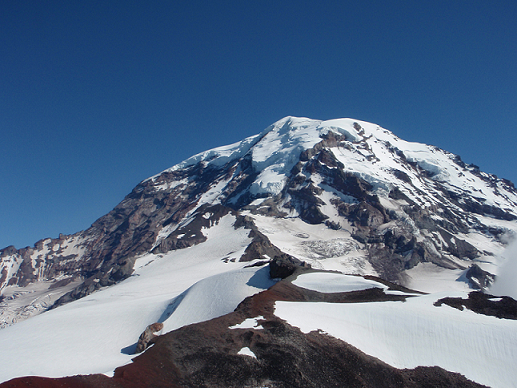
//> input picture assignments/a3/stichImages/project_images/Rainier1.png, 517 x 388 px
$ ./main   (built with g++ and OpenCV 4)
//> lines starting //> are read from the running program, lines starting //| are printed output that depends on the picture
### assignments/a3/stichImages/featureDetection.h
//
// Created by Yishi Wang on 2019-02-07.
//

#ifndef MATCHIMAGES_FEATUREDETECTION_H
#define MATCHIMAGES_FEATUREDETECTION_H

#include <opencv2/opencv.hpp>

bool checkLocalMaximum(cv::Mat &, int, int);

void findKeyPoints(cv::Mat &, std::vector<cv::KeyPoint> &);

#endif //MATCHIMAGES_FEATUREDETECTION_H

### assignments/a3/stichImages/stitch.h
//
// Created by Yishi Wang on 2019-03-24.
//

#ifndef STICHIMAGES_STITCH_H
#define STICHIMAGES_STITCH_H

#include <opencv2/opencv.hpp>

using namespace cv;

void stitch(Mat &, Mat &, Mat &, Mat &, Mat &);

void updateStitchedImageSize(float &xMin, float &xMax, float &yMin, float &yMax, float x, float y);

void copyImageOne(Mat &imageOne, Mat &stitchedImage, int diffX, int diffY);

void copyImageTwo(Mat &imageTwo, Mat &stitchedImage, Mat &homInv, int diffX, int diffY);

#endif //STICHIMAGES_STITCH_H

### assignments/a3/stichImages/ransac.h
//
// Created by Yishi Wang on 2019-03-24.
//

#ifndef STICHIMAGES_RANSAC_H
#define STICHIMAGES_RANSAC_H

#include <iostream>
#include <opencv2/opencv.hpp>

using namespace std;
using namespace cv;

void project(float x1, float y1, Mat &hom, float& x2, float& y2);

int computeInlierCount(Mat &hom, vector<DMatch> dMatches, float inlierThreshold,
                        vector<KeyPoint> &keyPoints_1, vector<KeyPoint> &keyPoints_2,
                        vector<DMatch> &goodDMatches, bool generateDMatches);

void myRANSAC(vector<DMatch> dMatches, int numIterations, vector<KeyPoint> keyPoints_1,
              vector<KeyPoint> keyPoints_2, Mat &hom, Mat &homInv, Mat &image_1, Mat &image_2);

#endif //STICHIMAGES_RANSAC_H

### assignments/a3/stichImages/stitch.cpp
//
// Created by Yishi Wang on 2019-03-24.
//

#include "stitch.h"
#include "ransac.h"
#include <iostream>

using namespace std;

//// Step 4A
void stitch(Mat &image_1, Mat &image_2, Mat &hom, Mat &homInv, Mat &stitchedImage) {
    //// Step 4Aa
    float rows_2 = image_2.rows;
    float cols_2 = image_2.cols;
//    cout << cols_2 << ", " << rows_2 << endl;
    float x, y;
    float xMin = 0;
    float xMax = cols_2;
    float yMin = 0;
    float yMax = rows_2;
    project(0, 0, homInv, x, y);
//    cout << x << " " << y << endl;
    updateStitchedImageSize(xMin, xMax, yMin, yMax, x, y);

    project(0, rows_2, homInv, x, y);
//    cout << x << " " << y << endl;
    updateStitchedImageSize(xMin, xMax, yMin, yMax, x, y);

    project(cols_2, 0, homInv, x, y);
//    cout << x << " " << y << endl;
    updateStitchedImageSize(xMin, xMax, yMin, yMax, x, y);

    project(cols_2, rows_2, homInv, x, y);
//    cout << x << " " << y << endl;
    updateStitchedImageSize(xMin, xMax, yMin, yMax, x, y);
//    cout << xMin << " " << xMax << " " << yMin << " " << yMax << endl;

    updateStitchedImageSize(xMin, xMax, yMin, yMax, image_1.cols, image_1.rows);

    float diffX = 0 - xMin;
    float diffY = 0 - yMin;
//    cout << diffX << " " << diffY << endl;
//    cout << "new size: " << xMax-xMin  << " " << yMax-yMin << endl;

    stitchedImage = Mat::zeros((int)(yMax-yMin), (int)(xMax-xMin), CV_8UC3);
    //// Step 4Ab
    copyImageOne(image_1, stitchedImage, (int)diffX, (int)diffY);
    //// Step 4Ac
    copyImageTwo(image_2, stitchedImage, hom, (int)diffX, (int)diffY);
}

void updateStitchedImageSize(float &xMin, float &xMax, float &yMin, float &yMax, float x, float y) {
    if (x < xMin) {
        xMin = x;
    } else if (x > xMax) {
        xMax = x;
    }
    if (y < yMin) {
        yMin = y;
    } else if (y > yMax) {
        yMax = y;
    }
}


void copyImageOne(Mat &imageOne, Mat &stitchedImage, int diffX, int diffY) {
    for (int row = 0; row < imageOne.rows; ++row) {
        for (int col = 0; col < imageOne.cols; ++col) {
            stitchedImage.at<Vec3b>(row+diffY, col+diffX) = imageOne.at<Vec3b>(row, col);
        }
    }
}

void copyImageTwo(Mat &imageTwo, Mat &stitchedImage, Mat &hom, int diffX, int diffY) {

    vector<Point2f> verticalArtifactLine;
//    Mat originalStitchedImage = stitchedImage.clone();

    int maxCommonX = 0;                     // the max x coordinate value for common area
    int maxCommonY = 0;
    int minCommonX = stitchedImage.cols;
    int minCommonY = stitchedImage.rows;

    // variables to determine which image is left side and which image is right side
    int maxX_1 = 0;        // max x coordinate for image 1
    int minX_1 = 10000;    // min x coordinate for image 1
    int maxX_2 = 0;        // max x coordinate for image 2
    int minX_2 = 10000;    // min x coordinate for image 2

    for (int row_s = 0; row_s < stitchedImage.rows; ++row_s) {
        for (int col_s = 0; col_s < stitchedImage.cols; ++col_s) {
            float col_2, row_2;
            project(col_s - diffX, row_s - diffY, hom, col_2, row_2);
            Vec3b fOriginal = stitchedImage.at<Vec3b>(row_s, col_s);
            if (0 != fOriginal[0] || 0 != fOriginal[1] || 0 != fOriginal[2]) {
                if (col_s < minX_1) {
                    minX_1 = col_s;
                } else if (col_s > maxX_1) {
                    maxX_1 = col_s;
                }
                if (0 <= col_2 && col_2 < imageTwo.cols-1 && 0 <= row_2 && row_2 < imageTwo.rows-1) {
//                    stitchedImage.at<Vec3b>(row_s, col_s) = Vec3b(0,0,255); // set comman area to red
                    if (col_s < minCommonX) {
                        minCommonX = col_s;
                    } else if (col_s > maxCommonX) {
                        maxCommonX = col_s;
                    }
                    if (row_s < minCommonY) {
                        minCommonY = row_s;
                    } else if (row_s > maxCommonY) {
                        maxCommonY = row_s;
                    }
                }
            }
            if (0 <= col_2 && col_2 < imageTwo.cols && 0 <= row_2 && row_2 < imageTwo.rows) {
                if (col_s < minX_2) {
                    minX_2 = col_s;
                } else if (col_s > maxX_2) {
                    maxX_2 = col_s;
                }
            }
        }
    }

//    cout << minCommonX << " " << minCommonY << ", " << maxCommonX << ", " << maxCommonY << endl;
//    cout << minX_1 << ", " << maxX_1 << endl;
//    cout << minX_2 << ", " << maxX_2 << endl;

    int leftX = minCommonX;
    int deltaX = maxCommonX - minCommonX + 2;
    for (int row_s = 0; row_s < stitchedImage.rows; ++row_s) {
        for (int col_s = 0; col_s < stitchedImage.cols; ++col_s) {
            float col_2, row_2;
            project(col_s-diffX, row_s-diffY, hom, col_2, row_2);
            // Bilinear interpolation
            // https://en.wikipedia.org/wiki/Bilinear_interpolation
            // Q12(x1, y2)  Q22(x2, y2)
            //
            //
            // Q11(x1, y1)  Q21(x2, y1)
            float x = col_2;
            float y = row_2;
            int x1 = (int)floor(col_2);
            int x2 = (int)ceil(col_2);
            int y1 = (int)floor(row_2);
            int y2 = (int)ceil(row_2);

            if (0 <= x1 && x1 < imageTwo.cols && 0 <= y1 && y1 < imageTwo.rows &&
                0 <= x2 && x2 < imageTwo.cols && 0 <= y2 && y2 < imageTwo.rows) {
                Vec3b fQ11 = imageTwo.at<Vec3b>(y1, x1);
                Vec3b fQ12 = imageTwo.at<Vec3b>(y1, x2);
                Vec3b fQ21 = imageTwo.at<Vec3b>(y2, x1);
                Vec3b fQ22 = imageTwo.at<Vec3b>(y2, x2);
                Vec3b fxy = (1.0 / ((x2-x1)*(y2-y1))) * (fQ11*(x2-x)*(y2-y) + fQ21*(x-x1)*(y2-y) + fQ12*(x2-x)*(y-y1) + fQ22*(x-x1)*(y-y1));
                Vec3b fOriginal = stitchedImage.at<Vec3b>(row_s, col_s);
// [12 lines of commented-out code are left out]
                if (0 == fOriginal[0] && 0 == fOriginal[1] && 0 == fOriginal[2]) {
                    stitchedImage.at<Vec3b>(row_s, col_s) = fxy;
                } else {
                    float imageRightWeight = (col_s-leftX) * 1.0f / deltaX;
                    float imageLeftWeight = 1 - imageRightWeight;
                    // TODO: deal with ambiguous cases
                    // TODO: determine left or right based on the center point position
                    if (minX_1 - 15 < minX_2) {
                        stitchedImage.at<Vec3b>(row_s, col_s) = fOriginal * imageLeftWeight + fxy * imageRightWeight;
                    } else {
                        stitchedImage.at<Vec3b>(row_s, col_s) = fOriginal * imageRightWeight + fxy * imageLeftWeight;
                    }
                }
            }

        }
    }
}

### assignments/a3/stichImages/ransac.cpp
//
// Created by Yishi Wang on 2019-03-24.
//

#include "ransac.h"
#include <opencv2/opencv.hpp>

//// Step 3A
void project(float x1, float y1, Mat &hom, float& x2, float& y2) {
    double w = hom.at<double>(2, 0) * x1 + hom.at<double>(2, 1) * y1 + hom.at<double>(2, 2);
    x2 = (float)((hom.at<double>(0, 0) * x1 + hom.at<double>(0, 1) * y1 + hom.at<double>(0, 2)) / w);
    y2 = (float)((hom.at<double>(1, 0) * x1 + hom.at<double>(1, 1) * y1 + hom.at<double>(1, 2)) / w);

// [16 lines of commented-out code are left out]

}

//// Step 3B
int computeInlierCount(Mat &hom, vector<DMatch> dMatches, float inlierThreshold,
        vector<KeyPoint> &keyPoints_1, vector<KeyPoint> &keyPoints_2,
        vector<DMatch> &goodDMatches, bool generateDMatches) {

    int numMatches = 0;

    for (DMatch dMatch : dMatches) {
        if (0 == hom.rows || 0 == hom.type()) continue;

        float x, y; // coordinates for image 2, obtains by using project function
        int index_1 = dMatch.queryIdx; // index for image 1
        int index_2 = dMatch.trainIdx; // index for image 2
        project(keyPoints_1[index_1].pt.x, keyPoints_1[index_1].pt.y, hom, x, y);

        // find distance
        float dX = (keyPoints_2[index_2].pt.x - x);
        float dY = (keyPoints_2[index_2].pt.y - y);
        float distance = sqrt(dX*dX + dY*dY);

        // compare with the inlier threshold
        if (distance < inlierThreshold) {
            ++numMatches;
            if (generateDMatches) goodDMatches.push_back(dMatch);
        }
    }

    return numMatches;
}


//// Step 3C
void myRANSAC(vector<DMatch> dMatches, int numIterations, vector<KeyPoint> keyPoints_1,
        vector<KeyPoint> keyPoints_2, Mat &hom, Mat &homInv, Mat &image_1, Mat &image_2) {

    int maxInlierCount = 0;
    vector<DMatch> emptyDMatch;
    RNG rng;

    //// Step 3Ca
    for(int i = 0; i < numIterations; ++i) {
        Mat newHom;
        vector<DMatch> matches2;
        vector<Point2f> fourPoints_1; // used for calculate newHom
        vector<Point2f> fourPoints_2; // used for calculate newHom

        // generate four indices for four random points
        int indices[] = {-1, -1, -1, -1};
        for (int j = 0; j < 4; ++j) {
            int tempIndex = rng.uniform(0, int(dMatches.size()));
            // avoiding duplicate random number
            for (int index : indices) {
                if (tempIndex == index) {
                    j--;
                    break;
                }
            }
            indices[j] = tempIndex;
        }

        // locate four points in image one, and their corresponding points in image two
        for (int j = 0; j < 4; ++j) {
            fourPoints_1.push_back(keyPoints_1[dMatches[indices[j]].queryIdx].pt);
            fourPoints_2.push_back(keyPoints_2[dMatches[indices[j]].trainIdx].pt);
            matches2.emplace_back(DMatch(j , j , 0));
        }

        // find hom and its corresponding inlier count
        newHom = findHomography(fourPoints_1, fourPoints_2, 0); // 0 - a regular method using all the points
        int inlierCount = computeInlierCount(newHom, dMatches, 4, keyPoints_1, keyPoints_2, emptyDMatch, false);

        // store the max inlier count
        if (inlierCount > maxInlierCount) {
            maxInlierCount = inlierCount;
            hom = newHom;
        }
    }

    homInv = hom.inv();

    //// Step 3Cb
    // use best hom, find best matches, draw them out
    Mat goodMatchResult;
    vector<DMatch> goodDMatches;
    computeInlierCount(hom, dMatches, 2, keyPoints_1, keyPoints_2, goodDMatches, true);
    drawMatches(image_1, keyPoints_1, image_2, keyPoints_2, goodDMatches, goodMatchResult);
    //// Step 3Cc
    imshow("3.png", goodMatchResult);
//    imwrite("3.png", goodMatchResult);
    cout << "goodDMatch bhgtes: " << goodDMatches.size() << endl;
//    waitKey(0);
}

### assignments/a3/stichImages/main.cpp
#include <iostream>
#include <iostream>
#include <algorithm>
#include <opencv2/opencv.hpp>
#include "opencv2/xfeatures2d.hpp"

#include "ransac.h"
#include "stitch.h"
#include "featureDetection.h"

using namespace std;
using namespace cv;

int main() {

    //// Step 0: load two images
    String imagePath_1 = "project_images/Rainier1.png";
//    String imagePath_1 = "s54623.png";
    String imagePath_2 = "project_images/Rainier2.png";

// [7 lines of commented-out code are left out]


    Mat image_1, image_2;
    image_1 = imread(imagePath_1, IMREAD_COLOR);
//> image_1 is the input picture: 388 rows x 517 cols, CV_8UC3; mean B, G, R 135.7, 109.3, 88.8
    image_2 = imread(imagePath_2, IMREAD_COLOR);
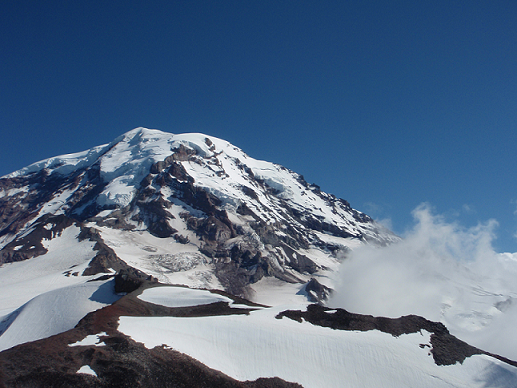
//> input picture assignments/a3/stichImages/project_images/Rainier2.png, 517 x 388 px
//> image_2 is the input picture: 388 rows x 517 cols, CV_8UC3; mean B, G, R 134.4, 107.9, 86
// [19 lines of commented-out code are left out]
    cv::Ptr<Feature2D> f2d = xfeatures2d::SIFT::create();
//    cv::Ptr<Feature2D> f2d = xfeatures2d::SIFT::create(500, 3, 0.15, 10, 1.6);
//    cv::Ptr<Feature2D> f2d = xfeatures2d::SURF::create();
//    cv::Ptr<Feature2D> f2d = ORB::create();

    std::vector<KeyPoint> keyPoints_1, keyPoints_2;
    f2d->detect(image_1, keyPoints_1);
//> keyPoints_1 = 1029 keypoints; strongest (x, y, size): (461, 210, 2.2), (245, 351, 6.9), (260, 327, 2.7), (500, 299, 1.9)
    f2d->detect(image_2, keyPoints_2);
//> keyPoints_2 = 798 keypoints; strongest (x, y, size): (302, 226, 2), (227, 176, 2.1), (16, 248, 2.8), (422, 346, 3.1)
// [5 lines of commented-out code are left out]


    Mat temp_1, temp_2;
    drawKeypoints(image_1, keyPoints_1, temp_1);
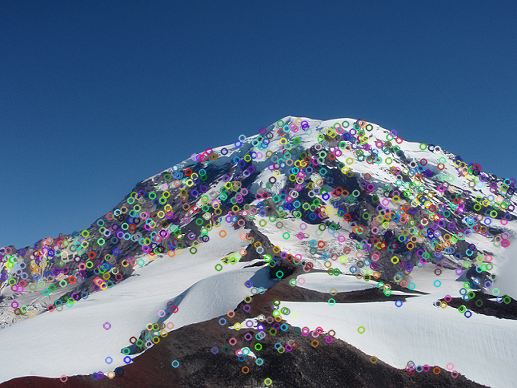
//> temp_1: 388 rows x 517 cols, CV_8UC3; mean B, G, R 135.2, 110.2, 90.2
    drawKeypoints(image_2, keyPoints_2, temp_2);
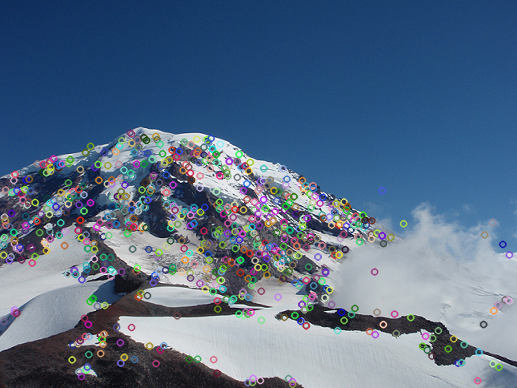
//> temp_2: 388 rows x 517 cols, CV_8UC3; mean B, G, R 134, 108.6, 87.3
    imshow("1b", temp_1);
//    imwrite("1b.png", temp_1);
    imshow("1c", temp_2);
//    imwrite("1c.png", temp_2);
//    waitKey(0);
//    return 0;


    //// Step 2: compute descriptors, match them
    Mat descriptors_1, descriptors_2, matchResult;
    f2d->compute(image_1, keyPoints_1, descriptors_1);
    f2d->compute(image_2, keyPoints_2, descriptors_2);
    cout << "image_1 key points: " << keyPoints_1.size() << endl;
//| image_1 key points: 1029
    cout << "image_2 key points: " << keyPoints_2.size() << endl;
//| image_2 key points: 798
    BFMatcher matcher;
    std::vector<DMatch> matches;
    matcher.match(descriptors_1, descriptors_2, matches);
//> matches = 1029 matches
    drawMatches(image_1, keyPoints_1, image_2, keyPoints_2, matches, matchResult);
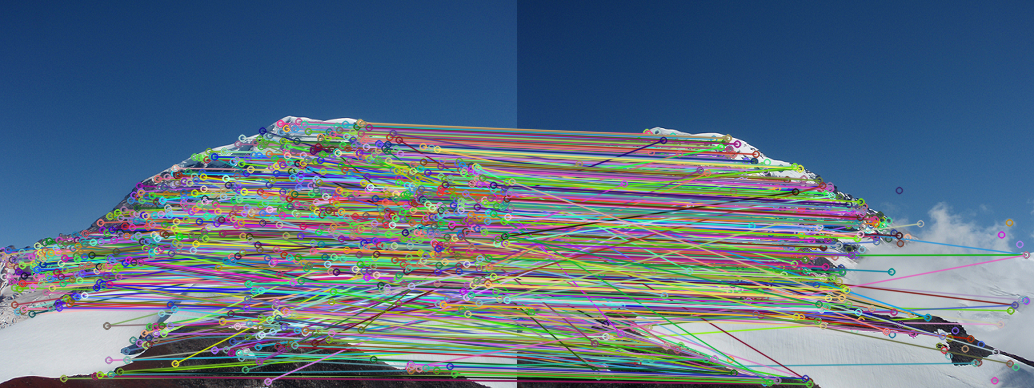
//> matchResult: 388 rows x 1034 cols, CV_8UC3; mean B, G, R 130.8, 111.9, 91.9
    imshow("2.png", matchResult);
//    imwrite("2.png", matchResult);
//    waitKey(0);
//    return 0;


    //// Step 3: compute the homography
    Mat hom;
    Mat homInv;
    myRANSAC(matches, 50000, keyPoints_1, keyPoints_2, hom, homInv, image_1, image_2);
//> the loop in myRANSAC, `for(int i = 0; i < numIterations; ++i)` made 50000 passes
//> (inlierCount, maxInlierCount) on passes 1, 6, 9, 118, 249: (10, 10), (17, 17), (465, 465), (469, 469), (470, 470)
//> inlierCount on passes 2, 3, 4, 5, 7, 8: 5, 5, 9, 4, 5, 7
//> after the loop in myRANSAC, `for(int i = 0; i < numIterations; ++i)`: maxInlierCount = 470; hom = [[1.26, -0.0419, -197.8], [0.145, 1.19, -35.03], [0.000513, 2.06e-05, 1]]
//> in myRANSAC, `homInv = hom.inv();`: homInv = [[0.731, 0.0233, 145.4], [-0.1, 0.837, 9.49], [-0.000373, -2.91e-05, 0.925]]
//> in myRANSAC, `computeInlierCount(hom, dMatches, 2, keyPoints_1, keyPoints_2, goodDMa..`: goodDMatches = 455 matches
//> in myRANSAC, `drawMatches(image_1, keyPoints_1, image_2, keyPoints_2, goodDMatches, ..`:
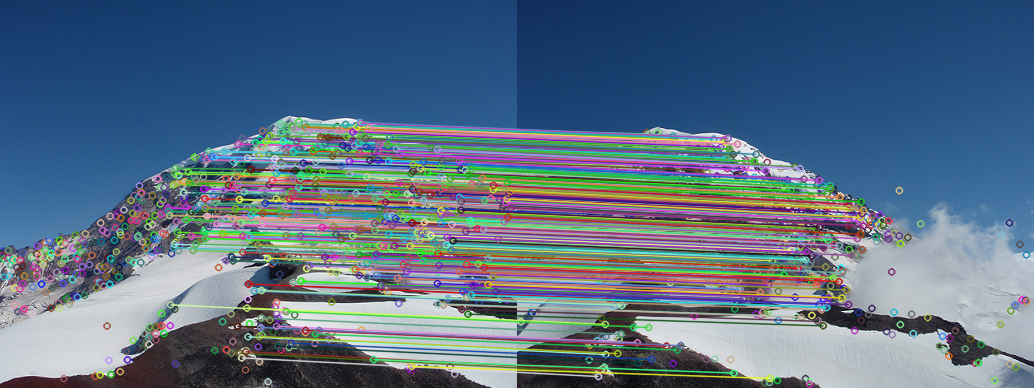
//> goodMatchResult: 388 rows x 1034 cols, CV_8UC3; mean B, G, R 131.4, 111.1, 90.2
//| goodDMatch bhgtes: 455


    //// Step 4: stitch the images together
    Mat stitchedImage;
    stitch(image_1, image_2, hom, homInv, stitchedImage);
//> in project, `double w = hom.at<double>(2, 0) * x1 + hom.at<double>(2, 1) * y1 + hom..`: w = 0.925
//> in project, `x2 = (float)((hom.at<double>(0, 0) * x1 + hom.at<double>(0, 1) * y1 + ..`: x2 = 157.2
//> in project, `y2 = (float)((hom.at<double>(1, 0) * x1 + hom.at<double>(1, 1) * y1 + ..`: y2 = 10.25
//> in stitch, `project(0, 0, homInv, x, y);`: x = 157.2; y = 10.25
//> in stitch, `project(0, rows_2, homInv, x, y);`: x = 169; y = 365.7
//> in stitch, `project(cols_2, 0, homInv, x, y);`: x = 714.6; y = -57.8
//> in stitch, `updateStitchedImageSize(xMin, xMax, yMin, yMax, x, y);`: xMax = 714.6; yMin = -57.8
//> in stitch, `project(cols_2, rows_2, homInv, x, y);`: x = 738.3; y = 391.5
//> in stitch, `updateStitchedImageSize(xMin, xMax, yMin, yMax, x, y);`: xMax = 738.3; yMax = 391.5
//> in stitch, `float diffY = 0 - yMin;`: diffY = 57.8
//> in stitch, `stitchedImage = Mat::zeros((int)(yMax-yMin), (int)(xMax-xMin), CV_8UC3);`: stitchedImage: 449 rows x 738 cols, CV_8UC3; every value is 0
//> after the loop in copyImageOne, `for (int row = 0; row < imageOne.rows; ++row)`:
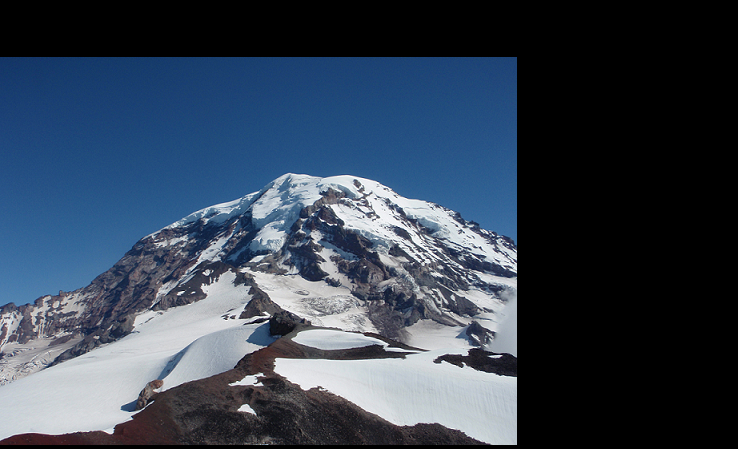
//> stitchedImage: 449 rows x 738 cols, CV_8UC3; mean B, G, R 82.2, 66.2, 53.8
//> the loop in copyImageTwo, `for (int row_s = 0; row_s < stitchedImage.rows; ++row_s)` made 449 passes
//> (minX_1, maxX_1, minCommonX, maxCommonX, minCommonY, maxCommonY) on passes 1 to 3: (10000, 0, 738, 0, 449, 0), (10000, 0, 738, 0, 449, 0), (10000, 0, 738, 0, 449, 0)
//> after the loop in copyImageTwo, `for (int row_s = 0; row_s < stitchedImage.rows; ++row_s)`: minX_1 = 0; maxX_1 = 516; minCommonX = 158; maxCommonX = 516; minCommonY = 57; maxCommonY = 437; minX_2 = 158; maxX_2 = 737
//> in copyImageTwo, `int leftX = minCommonX;`: leftX = 158
//> in copyImageTwo, `int deltaX = maxCommonX - minCommonX + 2;`: deltaX = 360
//> after the loop in copyImageTwo, `for (int row_s = 0; row_s < stitchedImage.rows; ++row_s)`:
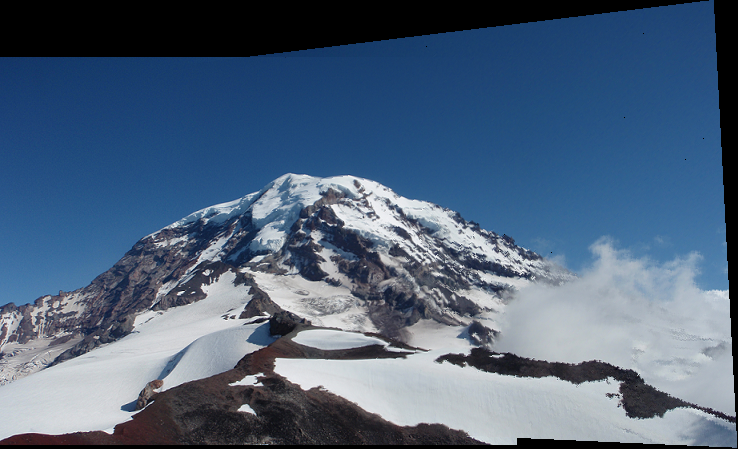
//> stitchedImage: 449 rows x 738 cols, CV_8UC3; mean B, G, R 123.7, 99.1, 78.6
    imshow("4", stitchedImage);
//    imwrite("4.png", stitchedImage);
//    imwrite("self_images/self321345.png", stitchedImage);


    waitKey(0);

    return 0;
}
